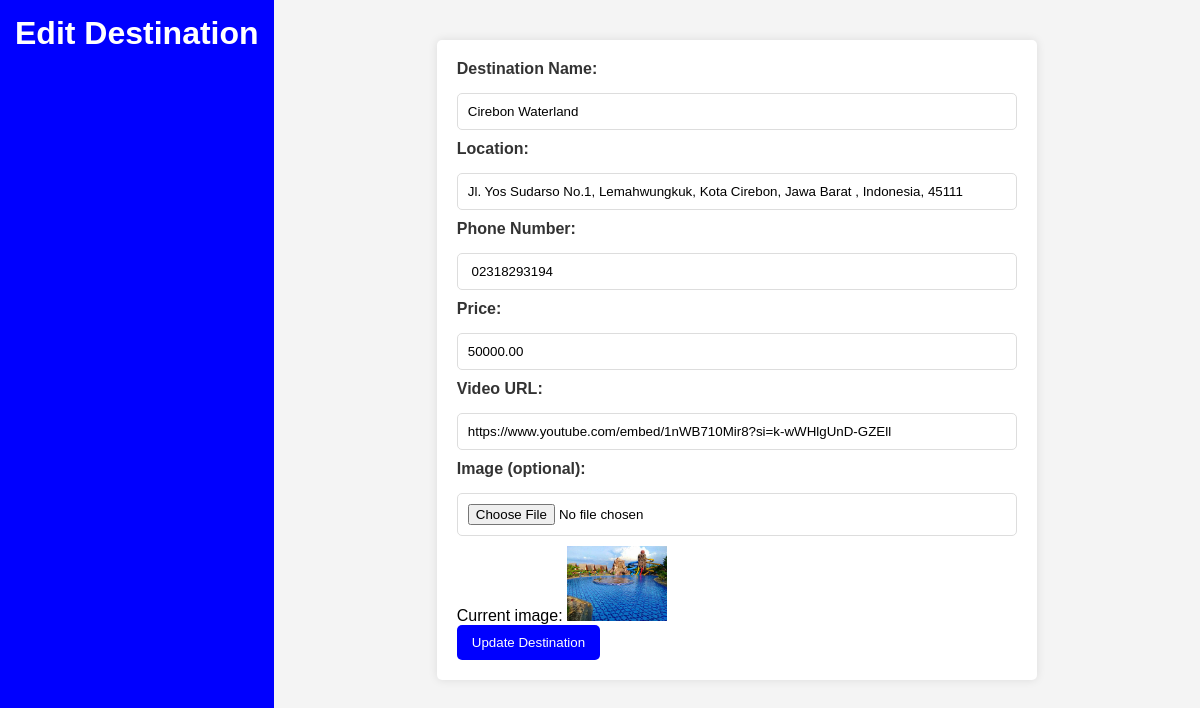
/admins/edit_destination.php?id=4 (signed in), run on the app's committed database.
### tables this page shows
CREATE TABLE `destinations` (
  `destination_id` int(11) NOT NULL,
  `name_destination` varchar(255) NOT NULL,
  `location` varchar(500) NOT NULL,
  `image` varchar(255) DEFAULT NULL,
  `phone_number` varchar(13) DEFAULT NULL,
  `created_at` timestamp NOT NULL DEFAULT current_timestamp(),
  `updated_at` timestamp NOT NULL DEFAULT current_timestamp() ON UPDATE current_timestamp(),
  `price` decimal(10,2) NOT NULL,
  `video_url` varchar(255) NOT NULL
);

### admins/edit_destination.php (the view, shortened to what this page needs)
<?php
include '../config/config.php';
if (isset($_GET['id'])) {
    $destination_id = $_GET['id'];
    $sql = "SELECT * FROM destinations WHERE destination_id = $destination_id";
    $result = $conn->query($sql);
    if ($result->num_rows > 0) {
        $destination = $result->fetch_assoc();
    } else {
        echo "<script>alert('Destination not found!'); window.location.href = 'destinations.php';</script>";
        exit();
    }
} else {
    echo "<script>alert('No destination ID provided!'); window.location.href = 'destinations.php';</script>";
    exit();
}
?>
<!DOCTYPE html>
<html lang="en">
<head>
    <link rel="stylesheet" href="../assets/css/admins/style.css">
</head>
<body>
    <div class="dashboard-container">
        <header class="dashboard-header">
            <h1>Edit Destination</h1>
        </header>
        <main class="main-content">
            <form action="" method="POST" enctype="multipart/form-data">
                <label for="name_destination">Destination Name:</label>
                <input type="text" id="name_destination" name="name_destination" value="<?php echo $destination['name_destination']; ?>" required>
                <label for="location">Location:</label>
                <input type="text" id="location" name="location" value="<?php echo $destination['location']; ?>" required>
                <label for="phone_number">Phone Number:</label>
                <input type="text" id="phone_number" name="phone_number" value="<?php echo $destination['phone_number']; ?>" required>
                <label for="price">Price:</label>
                <input type="number" id="price" name="price" value="<?php echo $destination['price']; ?>" required>
                <label for="video_url">Video URL:</label>
                <input type="text" id="video_url" name="video_url" value="<?php echo $destination['video_url']; ?>" required>
                <label for="image">Image (optional):</label>
                <input type="file" id="image" name="image">
                <?php if ($destination['image']): ?>
                    <p>Current image: <img src="uploads/<?php echo $destination['image']; ?>" alt="Destination Image" style="width:100px;"></p>
                <?php endif; ?>
                <button type="submit">Update Destination</button>
            </form>
        </main>
    </div>
</body>
</html>

### assets/css/admins/style.css (style rules this page uses)
* { margin: 0; padding: 0; box-sizing: border-box; }
body { font-family: Arial, sans-serif; background-color: #f4f4f4; }
.dashboard-container { display: flex; height: 200vh; }
.dashboard-header { background-color: blue; color: white; padding: 15px; display: block; justify-content: space-between; align-items: center; }
.dashboard-header h1 { margin: 0; }
.main-content { flex-grow: 1; padding: 40px; }
form { background-color: white; padding: 20px; border-radius: 5px; box-shadow: 0px 0px 10px rgba(0, 0, 0, 0.1); max-width: 600px; margin: auto; }
form label { font-weight: bold; margin-bottom: 5px; display: block; color: #333; }
form input[type="text"], form input[type="number"], form input[type="file"], form input[type="tel"], form textarea { width: 100%; padding: 10px; margin: 10px 0; border: 1px solid #ddd; border-radius: 5px; }
form input[type="submit"], button { background-color: blue; color: white; padding: 10px 15px; border: none; border-radius: 5px; cursor: pointer; margin-right: 10px; }

### data on the page
destinations: name_destination "Cirebon Waterland", location "Jl. Yos Sudarso No.1, Lemahwungkuk, Kota Cirebon, Jawa Barat , Indonesia, 45111", phone_number "02318293194", price "50000.00", video_url "https://www.youtube.com/embed/1nWB710Mir8?si=k-wWHlgUnD-GZEll", image (picture)
